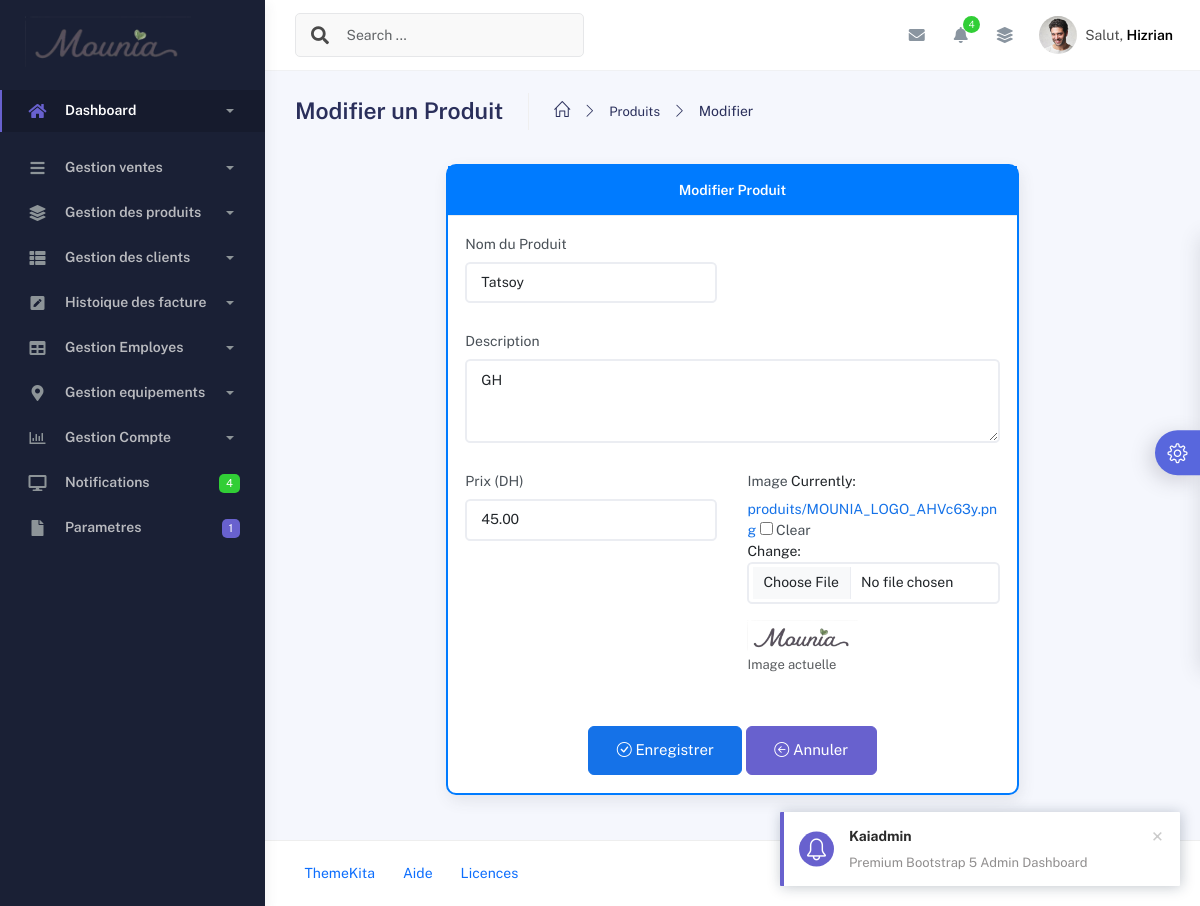
The page /modifier/2/ on the database its author committed.
### application/models.py (models this page shows, shortened)
class ParametresMounia(models.Model):
    nom_hotel = models.CharField(max_length=100, default="Mon app")
    adresse = models.TextField(default="Adresse par défaut")
    email_contact = models.EmailField(default="contact@mounia.com")
    telephone_contact = models.CharField(max_length=20, default="+123456789")
    politique_annulation = models.TextField(
        default="Annulation gratuite jusqu'à 48h avant l'arrivée.",
        help_text="Texte explicatif pour les annulations"
    )
    logo = models.ImageField(upload_to='hotel_logos/', blank=True, null=True)  # Optionnel
    class Meta:
        verbose_name_plural = "Paramètres de mounia"  # Nom correct dans l'admin Django

class Produit(models.Model):
    nom = models.CharField(max_length=100, unique=True)  # Nom du produit
    description = models.TextField(blank=True, null=True)  # Description du produit
    prix = models.DecimalField(max_digits=10, decimal_places=2)  # Prix du produit
    image = models.ImageField(upload_to="produits/", blank=True, null=True)  # Image du produit
    date_ajout = models.DateTimeField(auto_now_add=True)  # Date d'ajout automatique
    class Meta:
        ordering = ["-date_ajout"]  # Produits les plus récents en premier
        verbose_name = "Produit"
        verbose_name_plural = "Produits"

### application/views.py (the view)
# urls.py: path('modifier/<int:pk>/', views.produit_update, name='modifier_produit'),
def produit_update(request, pk):
    produit = get_object_or_404(Produit, pk=pk)
    if request.method == "POST":
        form = ProduitForm(request.POST, request.FILES, instance=produit)
        if form.is_valid():
            form.save()
            messages.success(request, "Produit modifié avec succès ✅")
            return redirect("liste_produits")
    else:
        form = ProduitForm(instance=produit)
    return render(request, "produits/modifier_produit.html", {"form": form})

### application/forms.py (shortened to what this page needs)
class ProduitForm(forms.ModelForm):
    class Meta:
        model = Produit
        fields = ["nom", "description", "prix", "image"]
        widgets = {
            "nom": forms.TextInput(attrs={"class": "form-control", "placeholder": "Nom du produit"}),
            "description": forms.Textarea(attrs={"class": "form-control", "rows": 3, "placeholder": "Description"}),
            "prix": forms.NumberInput(attrs={"class": "form-control", "placeholder": "Prix en MAD"}),
            "image": forms.ClearableFileInput(attrs={"class": "form-control"}),
        }

### application/context_processors.py (called while the page is built)
def parametres_mounia(request):
    return {
        'parametres': ParametresMounia.objects.first() or None
    }

### templates/produits/modifier_produit.html (shortened to what this page needs)
{% extends "base.html" %}
{% load static %}
{% block content %}
<div class="container">
  <div class="page-inner">
    <div class="page-header">
      <h3 class="fw-bold mb-3">
        {% if form.instance.pk %}Modifier{% else %}Créer{% endif %} un Produit
      </h3>
      <ul class="breadcrumbs mb-3">
        <li class="nav-home">
          <a href="{% url 'home' %}"><i class="icon-home"></i></a>
        </li>
        <li class="separator"><i class="icon-arrow-right"></i></li>
        <li class="nav-item">
          <a href="{% url 'liste_produits' %}">Produits</a>
        </li>
        <li class="separator"><i class="icon-arrow-right"></i></li>
        <li class="nav-item active">
          {% if form.instance.pk %}Modifier{% else %}Créer{% endif %}
        </li>
      </ul>
    </div>
    <div class="row">
      <div class="col-lg-8 mx-auto">
        <div class="card mb-4" style="border: 2px solid #007bff">
          <div class="card-header text-white fw-bold text-center" style="background-color: #007bff">
            {% if form.instance.pk %}Modifier Produit{% else %}Nouveau Produit{% endif %}
          </div>
          <div class="card-body">
            <form method="POST" enctype="multipart/form-data" class="row g-3">
              <div class="col-md-6 mb-3">
                <label for="id_nom" class="form-label">Nom du Produit</label>
                {{ form.nom }}
              </div>
              <div class="col-md-12 mb-3">
                <label for="id_description" class="form-label">Description</label>
                {{ form.description }}
              </div>
              <div class="col-md-6 mb-3">
                <label for="id_prix" class="form-label">Prix (DH)</label>
                {{ form.prix }}
              </div>
              <div class="col-md-6 mb-3">
                <label for="id_image" class="form-label">Image</label>
                {{ form.image }}
                {% if form.instance.pk and form.instance.image %}
                <div class="mt-2">
                  <img src="{{ form.instance.image.url }}" alt="{{ form.instance.nom }}" width="120" class="rounded">
                  <p class="text-muted small">Image actuelle</p>
                </div>
                {% endif %}
              </div>
              <div class="text-center mt-4">
                <button type="submit" class="btn btn-primary btn-lg">
                  <i class="bi bi-check-circle"></i> Enregistrer
                </button>
                <a href="{% url 'liste_produits' %}" class="btn btn-secondary btn-lg">
                  <i class="bi bi-arrow-left-circle"></i> Annuler
                </a>
              </div>
            </form>
          </div>
        </div>
      </div>
    </div>
  </div>
</div>
{% endblock content %}

### templates/base.html (shortened to what this page needs)
{% load static %}
<!DOCTYPE html>
<html lang="en">
  <head>
<link rel="stylesheet" href="https://cdn.jsdelivr.net/npm/bootstrap-icons@1.10.0/font/bootstrap-icons.css">
    <link href="https://cdn.jsdelivr.net/npm/@fullcalendar/core/main.css" rel="stylesheet">
    <link href="https://cdn.jsdelivr.net/npm/@fullcalendar/daygrid/main.css" rel="stylesheet">
    <link href="https://cdn.jsdelivr.net/npm/@fullcalendar/timegrid/main.css" rel="stylesheet">
    <link href="https://cdnjs.cloudflare.com/ajax/libs/font-awesome/5.15.4/css/all.min.css" rel="stylesheet">
    <link href="https://cdn.jsdelivr.net/npm/@fullcalendar/core/main.css" rel="stylesheet">
    <link href="https://cdn.jsdelivr.net/npm/@fullcalendar/daygrid/main.css" rel="stylesheet">
    <link href="https://cdn.jsdelivr.net/npm/@fullcalendar/timegrid/main.css" rel="stylesheet">
    <link href="https://cdn.jsdelivr.net/npm/bootstrap-icons@1.8.1/font/bootstrap-icons.css" rel="stylesheet">
<link href="https://cdn.jsdelivr.net/npm/bootstrap@5.3.0/dist/css/bootstrap.min.css" rel="stylesheet">
<link href="https://cdn.jsdelivr.net/npm/bootstrap-icons/font/bootstrap-icons.css" rel="stylesheet">
<link href="https://cdn.jsdelivr.net/npm/bootstrap@5.3.0/dist/css/bootstrap.min.css" rel="stylesheet">
<link href="https://cdn.jsdelivr.net/npm/bootstrap-icons/font/bootstrap-icons.css" rel="stylesheet">
    <link rel="stylesheet" href="{% static 'assets/css/bootstrap.min.css' %}" />
    <link rel="stylesheet" href="{% static 'assets/css/plugins.min.css' %}" />
    <link rel="stylesheet" href="{% static 'assets/css/kaiadmin.min.css' %}" />
    <link rel="stylesheet" href="{% static 'assets/css/demo.css' %}" />
  </head>
  <body>
    <div class="wrapper">
      <div class="sidebar" data-background-color="dark">
        <div class="sidebar-logo">
<div class="logo-header" data-background-color="dark">
  <a href="{% url 'home' %}" class="logo">
    {% if parametres.logo %}
      <img src="{{ parametres.logo.url }}"
           alt="{{ parametres.nom_hotel }}"
           class="navbar-brand custom-logo"
           style="max-height: 100px; width: auto; max-width: 180px;">
    {% else %}
      <img src="{% static 'assets/img/kaiadmin/logo_light.svg' %}"
           alt="Logo par défaut"
           class="navbar-brand custom-logo"
           style="max-height: 60px; width: auto; max-width: 180px;">
    {% endif %}
  </a>
</div>
        </div>
        <div class="sidebar-wrapper scrollbar scrollbar-inner">
          <div class="sidebar-content">
            <ul class="nav nav-secondary">
              <li class="nav-item active">
                <a
                  data-bs-toggle="collapse"
                  href="{% url 'home'%}"
                  class="collapsed"
                  aria-expanded="false"
                >
                  <i class="fas fa-home"></i>
                  <p>Dashboard</p>
                  <span class="caret"></span>
                </a>
              </li>
                <li class="nav-item">
                <a data-bs-toggle="collapse" href="#submenu">
                  <i class="fas fa-bars"></i>
                  <p>Gestion ventes </p>
                  <span class="caret"></span>
                </a>
              </li>
              <li class="nav-item">
                <a data-bs-toggle="collapse" href="#base">
                  <i class="fas fa-layer-group"></i>
                  <p>Gestion des produits</p>
                  <span class="caret"></span>
                </a>
              </li>
              <li class="nav-item">
                <a data-bs-toggle="collapse" href="#sidebarLayouts">
                  <i class="fas fa-th-list"></i>
                  <p>Gestion des clients</p>
                  <span class="caret"></span>
                </a>
              <li class="nav-item">
                <a data-bs-toggle="collapse" href="#forms">
                  <i class="fas fa-pen-square"></i>
                  <p>Histoique des facture </p>
                  <span class="caret"></span>
                </a>
              </li>
              <li class="nav-item">
                <a data-bs-toggle="collapse" href="#tables">
                  <i class="fas fa-table"></i>
                  <p>Gestion Employes</p>
                  <span class="caret"></span>
                </a>
              </li>
              <li class="nav-item">
                <a data-bs-toggle="collapse" href="#maps">
                  <i class="fas fa-map-marker-alt"></i>
                  <p>Gestion equipements</p>
                  <span class="caret"></span>
                </a>
              </li>
              <li class="nav-item">
                <a data-bs-toggle="collapse" href="#charts">
                  <i class="far fa-chart-bar"></i>
                  <p>Gestion  Compte</p>
                  <span class="caret"></span>
                </a>
              </li>
              <li class="nav-item">
                <a href="widgets.html">
                  <i class="fas fa-desktop"></i>
                  <p>Notifications</p>
                  <span class="badge badge-success">4</span>
                </a>
              </li>
              <li class="nav-item">
                <a href="{% url 'parametres_app' %}">
                  <i class="fas fa-file"></i>
                  <p>Parametres</p>
                  <span class="badge badge-secondary">1</span>
                </a>
              </li>
            </ul>
          </div>
        </div>
      </div>
      <div class="main-panel">
        <div class="main-header">
          <nav
            class="navbar navbar-header navbar-header-transparent navbar-expand-lg border-bottom"
          >
            <div class="container-fluid">
              <nav
                class="navbar navbar-header-left navbar-expand-lg navbar-form nav-search p-0 d-none d-lg-flex"
              >
                <div class="input-group">
                  <div class="input-group-prepend">
                    <button type="submit" class="btn btn-search pe-1">
                      <i class="fa fa-search search-icon"></i>
                    </button>
                  </div>
                  <input
                    type="text"
                    placeholder="Search ..."
                    class="form-control"
                  />
                </div>
              </nav>
              <ul class="navbar-nav topbar-nav ms-md-auto align-items-center">
                <li class="nav-item topbar-icon dropdown hidden-caret">
                  <a
                    class="nav-link dropdown-toggle"
                    href="#"
                    id="messageDropdown"
                    role="button"
                    data-bs-toggle="dropdown"
                    aria-haspopup="true"
                    aria-expanded="false"
                  >
                    <i class="fa fa-envelope"></i>
                  </a>
                </li>
                <li class="nav-item topbar-icon dropdown hidden-caret">
                  <a
                    class="nav-link dropdown-toggle"
                    href="#"
                    id="notifDropdown"
                    role="button"
                    data-bs-toggle="dropdown"
                    aria-haspopup="true"
                    aria-expanded="false"
                  >
                    <i class="fa fa-bell"></i>
                    <span class="notification">4</span>
                  </a>
                </li>
                <li class="nav-item topbar-icon dropdown hidden-caret">
                  <a
                    class="nav-link"
                    data-bs-toggle="dropdown"
                    href="#"
                    aria-expanded="false"
                  >
                    <i class="fas fa-layer-group"></i>
                  </a>
                </li>
                <li class="nav-item topbar-user dropdown hidden-caret">
                    <a
                      class="dropdown-toggle profile-pic"
                      data-bs-toggle="dropdown"
                      href="#"
                      aria-expanded="false"
                    >
                      <div class="avatar-sm">
                        <img
                          src="{% static 'assets/img/profile.jpg' %}"
                          alt="..."
                          class="avatar-img rounded-circle"
                        />
                      </div>
                      <span class="profile-username">
                        <span class="op-7">Salut,</span>
                        <span class="fw-bold">Hizrian</span>
                      </span>
                    </a>
                  </li>
                  </ul>
                  </div>
                  </nav>
                  </div>
                  {% block content %} {% endblock content %}
                  <footer class="footer">
                    <div class="container-fluid d-flex justify-content-between">
                      <nav class="pull-left">
                        <ul class="nav">
                          <li class="nav-item">
                            <a class="nav-link" href="http://www.themekita.com">
                              ThemeKita
                            </a>
                          </li>
                          <li class="nav-item">
                            <a class="nav-link" href="#"> Aide </a>
                          </li>
                          <li class="nav-item">
                            <a class="nav-link" href="#"> Licences </a>
                          </li>
                        </ul>
                      </nav>
                      <div class="copyright">
                        <a href="">Techs-informatique</a>
                      </div>
                    </div>
                  </footer>
                  </div>
                  <div class="custom-template">
                    <div class="custom-toggle">
                      <i class="icon-settings"></i>
                    </div>
                  </div>
                  </body>
                  </html>

### static/assets/css/demo.css (style rules this page uses)
.custom-template { position: fixed; top: 50%; transform: translateY(-50%); right: -325px; width: 325px; height: max-content; display: block; z-index: 1; background: #ffffff; transition: all .3s; z-index: 1003; box-shadow: -1px 1px 20px rgba(69, 65, 78, 0.15); border-top-left-radius: 5px; border-bottom-left-radius: 5px; transition: all .5s; }
.custom-template .custom-toggle { position: absolute; width: 45px; height: 45px; background: #5867dd; top: 50%; left: -45px; transform: translateY(-50%); display: flex; align-items: center; justify-content: center; text-align: center; border-top-left-radius: 30px; border-bottom-left-radius: 30px; cursor: pointer; color: #ffffff; box-shadow: -5px 5px 20px rgba(69, 65, 78, 0.21); }
.custom-template .custom-toggle i { font-size: 20px; animation: 1.3s spin linear infinite; }

### rows shown on the page
ParametresMounia: logo (picture)
Produit: nom "Tatsoy", description "GH", prix "45.00", instance.image (picture)
